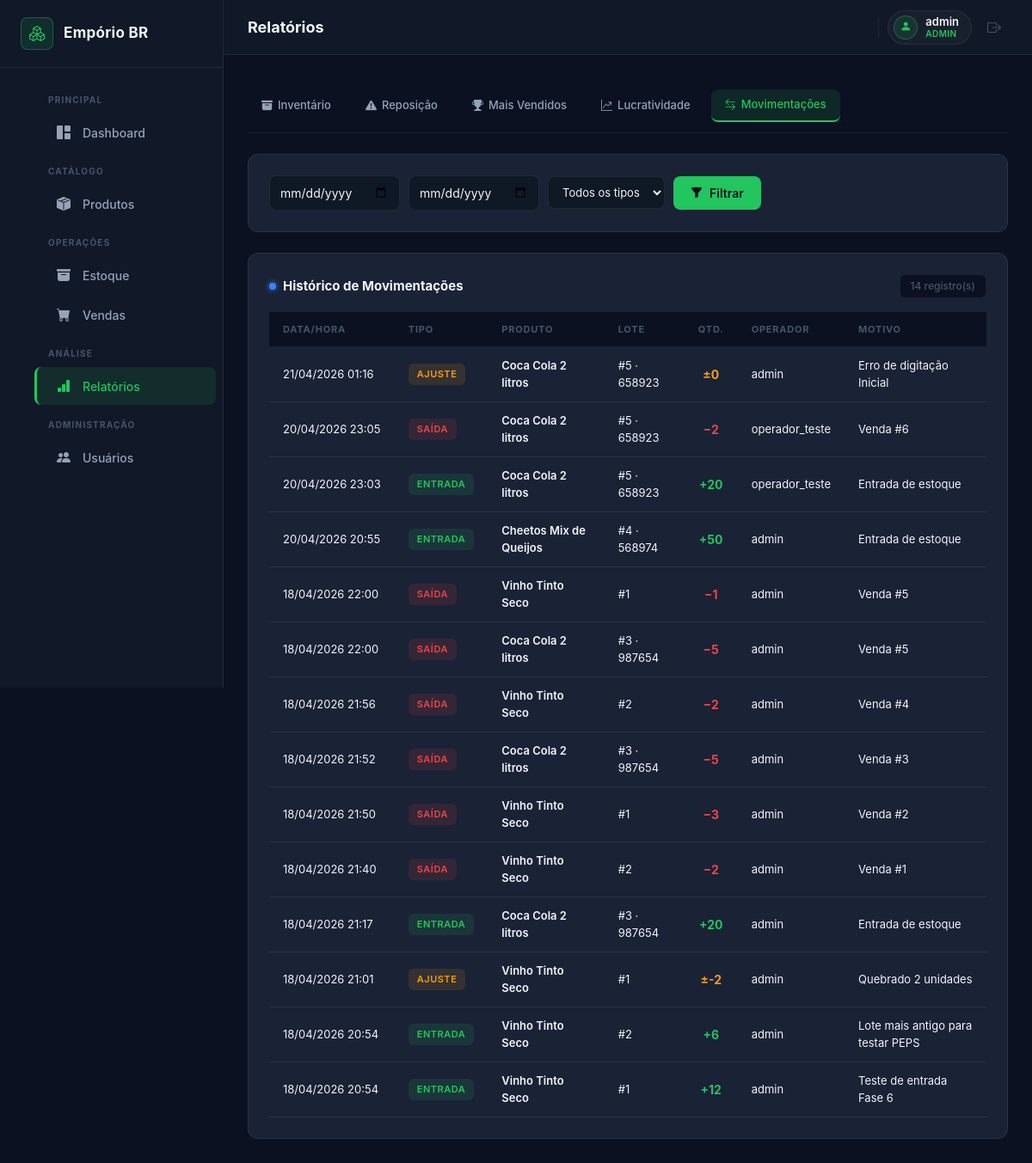
Screenshot of /relatorios/movimentacoes (signed in) with the database file from the repository.
### app/models/models.py (models this page shows, shortened)
class Usuario(UserMixin, db.Model):
    __tablename__ = 'usuarios'
    id = db.Column(db.Integer, primary_key=True)
    nome = db.Column(db.String(100), nullable=False)
    senha_hash = db.Column(db.String(255), nullable=False)
    perfil = db.Column(db.String(20), nullable=False, default='operador')  # 'admin' ou 'operador'
    ativo = db.Column(db.Boolean, default=True)
    movimentacoes = db.relationship('Movimentacao', backref='usuario', lazy='dynamic')
    vendas = db.relationship('Venda', backref='usuario', lazy='dynamic')
    @property
    def is_admin(self):
        return self.perfil == 'admin'

class Movimentacao(db.Model):
    __tablename__ = 'movimentacoes'
    id = db.Column(db.Integer, primary_key=True)
    produto_id = db.Column(db.Integer, db.ForeignKey('produtos.id'), nullable=False)
    lote_id = db.Column(db.Integer, db.ForeignKey('lotes.id'))
    tipo = db.Column(db.String(20), nullable=False)  # 'entrada', 'saida', 'ajuste'
    quantidade = db.Column(db.Integer, nullable=False)
    data = db.Column(db.DateTime, default=lambda: datetime.now(timezone.utc))
    usuario_id = db.Column(db.Integer, db.ForeignKey('usuarios.id'), nullable=False)
    motivo = db.Column(db.String(200))

class Produto(db.Model):
    __tablename__ = 'produtos'
    id = db.Column(db.Integer, primary_key=True)
    nome = db.Column(db.String(150), nullable=False)
    categoria_id = db.Column(db.Integer, db.ForeignKey('categorias.id'), nullable=False)
    fabricante = db.Column(db.String(100))
    volume = db.Column(db.String(30))
    peso = db.Column(db.String(30))
    codigo_barras = db.Column(db.String(50), unique=True)
    margem_lucro = db.Column(db.Float, nullable=False, default=30.0)
    preco_custo = db.Column(db.Float, nullable=False, default=0.0)
    preco_venda = db.Column(db.Float, nullable=False, default=0.0)
    estoque_minimo = db.Column(db.Integer, nullable=False, default=5)
    estoque_maximo = db.Column(db.Integer, nullable=False, default=100)
    ativo = db.Column(db.Boolean, default=True)
    lotes = db.relationship('Lote', backref='produto', lazy='dynamic')
    movimentacoes = db.relationship('Movimentacao', backref='produto', lazy='dynamic')

class Lote(db.Model):
    __tablename__ = 'lotes'
    id = db.Column(db.Integer, primary_key=True)
    produto_id = db.Column(db.Integer, db.ForeignKey('produtos.id'), nullable=False)
    numero_lote = db.Column(db.String(60))
    quantidade = db.Column(db.Integer, nullable=False, default=0)
    data_validade = db.Column(db.Date)
    data_entrada = db.Column(db.DateTime, default=lambda: datetime.now(timezone.utc))
    itens_venda = db.relationship('ItemVenda', backref='lote', lazy='dynamic')
    movimentacoes = db.relationship('Movimentacao', backref='lote', lazy='dynamic')

### app/routes/relatorios.py (the view)
@relatorios_bp.route('/relatorios/movimentacoes')
@login_required
@requer_admin
def relatorio_movimentacoes():
    pagina = request.args.get('pagina', 1, type=int)
    data_ini = request.args.get('data_ini', '')
    data_fim = request.args.get('data_fim', '')
    tipo = request.args.get('tipo', '')
    query = Movimentacao.query.order_by(Movimentacao.data.desc())
    if data_ini:
        try:
            query = query.filter(Movimentacao.data >=
                                 datetime.fromisoformat(data_ini))
        except ValueError:
            pass
    if data_fim:
        try:
            query = query.filter(
                Movimentacao.data <= datetime.fromisoformat(data_fim + 'T23:59:59'))
        except ValueError:
            pass
    if tipo in ('entrada', 'saida', 'ajuste'):
        query = query.filter_by(tipo=tipo)
    paginacao = query.paginate(
        page=pagina, per_page=POR_PAGINA, error_out=False)
    return render_template(
        'relatorios/movimentacoes.html',
        paginacao=paginacao,
        data_ini=data_ini,
        data_fim=data_fim,
        tipo=tipo,
    )

### app/models/models.py (called while the page is built)
@login_manager.user_loader
def load_user(user_id):
    return Usuario.query.get(int(user_id))

### app/routes/relatorios.py (called while the page is built)
def requer_admin(f):
    @wraps(f)
    def decorated(*args, **kwargs):
        if not current_user.is_admin:
            abort(403)
        return f(*args, **kwargs)
    return decorated

### app/templates/relatorios/movimentacoes.html (shortened to what this page needs)
{% extends 'base.html' %}
{% block page_title %}Relatórios{% endblock %}
{% block content %}
{% include 'relatorios/_tabs.html' %}
<div class="card-dark mb-4">
  <form method="GET" class="filter-row">
    <div class="filter-input" style="min-width:unset; flex:unset">
      <input type="date" name="data_ini" class="filter-control" style="padding-left:12px"
             value="{{ data_ini }}">
    </div>
    <div class="filter-input" style="min-width:unset; flex:unset">
      <input type="date" name="data_fim" class="filter-control" style="padding-left:12px"
             value="{{ data_fim }}">
    </div>
    <select name="tipo" class="filter-select">
      <option value="">Todos os tipos</option>
    </select>
    <button type="submit" class="btn-accent">
      <i class="bi bi-funnel-fill"></i> Filtrar
    </button>
  </form>
</div>
<div class="card-dark">
  <div class="section-header mb-3">
    <div class="section-title-group">
      <span class="section-dot dot-blue"></span>
      <h5 class="section-title">Histórico de Movimentações</h5>
    </div>
    <span class="badge-gray">{{ paginacao.total }} registro(s)</span>
  </div>
  <div class="table-scroll">
    <table class="table-dark-custom">
      <thead>
        <tr>
          <th>Data/Hora</th>
          <th>Tipo</th>
          <th>Produto</th>
          <th>Lote</th>
          <th class="text-center">Qtd.</th>
          <th>Operador</th>
          <th>Motivo</th>
        </tr>
      </thead>
      <tbody>
        {% for m in paginacao.items %}
        <tr>
          <td class="text-muted-col nowrap">
            {{ m.data.strftime('%d/%m/%Y %H:%M') }}
          </td>
          <td>
            <span class="status-badge tipo-{{ m.tipo }}">
              {{ {'entrada': 'Entrada', 'saida': 'Saída', 'ajuste': 'Ajuste'}[m.tipo] }}
            </span>
          </td>
          <td>
            <span class="product-name">{{ m.produto.nome }}</span>
          </td>
          <td class="text-muted-col">
            {% if m.lote %}
              #{{ m.lote.id }}{% if m.lote.numero_lote %} · {{ m.lote.numero_lote }}{% endif %}
            {% else %}—{% endif %}
          </td>
          <td class="text-center">
            <strong class="{{ 'value-ok' if m.tipo == 'entrada' else ('value-danger' if m.tipo == 'saida' else 'value-warning') }}">
              {{ '+' if m.tipo == 'entrada' else ('−' if m.tipo == 'saida' else '±') }}{{ m.quantidade }}
            </strong>
          </td>
          <td class="text-muted-col">{{ m.usuario.nome }}</td>
          <td class="text-muted-col">{{ m.motivo or '—' }}</td>
        </tr>
        {% else %}
        <tr>
          <td colspan="7" class="text-center text-muted-col" style="padding: 24px">
            Nenhuma movimentação encontrada.
          </td>
        </tr>
        {% endfor %}
      </tbody>
    </table>
  </div>
</div>
{% endblock %}

### app/templates/base.html (shortened to what this page needs)
<!DOCTYPE html>
<html lang="pt-BR">
<head>
  <link href="https://cdn.jsdelivr.net/npm/bootstrap@5.3.3/dist/css/bootstrap.min.css" rel="stylesheet">
  <link href="https://cdn.jsdelivr.net/npm/bootstrap-icons@1.11.3/font/bootstrap-icons.min.css" rel="stylesheet">
  <link href="{{ url_for('static', filename='css/styles.css') }}" rel="stylesheet">
</head>
<body>
<div class="layout-wrapper">
  <aside class="sidebar" id="sidebar">
    <div class="sidebar-brand">
      <span class="brand-icon"><i class="bi bi-boxes"></i></span>
      <span class="brand-name">Empório BR</span>
    </div>
    <nav class="sidebar-nav">
      <ul>
        <li class="nav-label">Principal</li>
        <li>
          <a href="{{ url_for('main.dashboard') }}"
             class="{{ 'active' if request.endpoint == 'main.dashboard' }}">
            <i class="bi bi-grid-1x2-fill"></i>
            <span>Dashboard</span>
          </a>
        </li>
        <li class="nav-label">Catálogo</li>
        <li>
          <a href="{{ url_for('produtos.lista_produtos') }}"
             class="{{ 'active' if request.endpoint and request.endpoint.startswith('produtos.') }}">
            <i class="bi bi-box-seam-fill"></i>
            <span>Produtos</span>
          </a>
        </li>
        <li class="nav-label">Operações</li>
        <li>
          <a href="{{ url_for('estoque.visao_geral') }}"
             class="{{ 'active' if request.endpoint and request.endpoint.startswith('estoque.') }}">
            <i class="bi bi-archive-fill"></i>
            <span>Estoque</span>
          </a>
        </li>
        <li>
          <a href="{{ url_for('vendas.nova_venda') }}"
             class="{{ 'active' if request.endpoint and request.endpoint.startswith('vendas.') }}">
            <i class="bi bi-cart-fill"></i>
            <span>Vendas</span>
          </a>
        </li>
        <li class="nav-label">Análise</li>
        <li>
          <a href="{{ url_for('relatorios.relatorio_estoque') }}"
             class="{{ 'active' if request.endpoint and request.endpoint.startswith('relatorios.') }}">
            <i class="bi bi-bar-chart-fill"></i>
            <span>Relatórios</span>
          </a>
        </li>
        {% if current_user.is_admin %}
        <li class="nav-label">Administração</li>
        <li>
          <a href="{{ url_for('usuarios.lista_usuarios') }}"
             class="{{ 'active' if request.endpoint and request.endpoint.startswith('usuarios.') }}">
            <i class="bi bi-people-fill"></i>
            <span>Usuários</span>
          </a>
        </li>
        {% endif %}
      </ul>
    </nav>
  </aside>
  <div class="main-content">
    <header class="topbar">
      <h1 class="page-title">{% block page_title %}{% endblock %}</h1>
      <div class="topbar-right">
        <div class="topbar-user">
          <div class="topbar-avatar"><i class="bi bi-person-fill"></i></div>
          <div class="topbar-user-info">
            <span class="topbar-user-name">{{ current_user.nome }}</span>
            <span class="topbar-user-role" style="{{ '' if current_user.is_admin else 'color:var(--info);' }}">
              {{ 'Admin' if current_user.is_admin else 'Operador' }}
            </span>
          </div>
        </div>
        <a href="{{ url_for('auth.logout') }}" class="btn-logout" title="Sair">
          <i class="bi bi-box-arrow-right"></i>
        </a>
      </div>
    </header>
    <div class="flash-container">
    </div>
    <main class="page-body">
      {% block content %}{% endblock %}
    </main>
  </div>
</div>
</body>
</html>

### rows the page displays
Usuario: nome "admin", perfil "ADMIN"
Movimentacao: data "21/04/2026 01:16", tipo "AJUSTE", produto.nome "Coca Cola 2 litros", lote.id "5", lote.numero_lote "658923", tipo "±", quantidade "0", usuario.nome "admin", motivo "Erro de digitação Inicial"
Movimentacao: data "20/04/2026 23:05", tipo "SAÍDA", produto.nome "Coca Cola 2 litros", lote.id "5", lote.numero_lote "658923", tipo "−", quantidade "2", usuario.nome "operador_teste", motivo "Venda #6"
Movimentacao: data "20/04/2026 23:03", tipo "ENTRADA", produto.nome "Coca Cola 2 litros", lote.id "5", lote.numero_lote "658923", tipo "+", quantidade "20", usuario.nome "operador_teste", motivo "Entrada de estoque"
Movimentacao: data "20/04/2026 20:55", tipo "ENTRADA", produto.nome "Cheetos Mix de Queijos", lote.id "4", lote.numero_lote "568974", tipo "+", quantidade "50", usuario.nome "admin", motivo "Entrada de estoque"
Movimentacao: data "18/04/2026 22:00", tipo "SAÍDA", produto.nome "Vinho Tinto Seco", lote.id "1", tipo "−", quantidade "1", usuario.nome "admin", motivo "Venda #5"
Movimentacao: data "18/04/2026 22:00", tipo "SAÍDA", produto.nome "Coca Cola 2 litros", lote.id "3", lote.numero_lote "987654", tipo "−", quantidade "5", usuario.nome "admin", motivo "Venda #5"
Movimentacao: data "18/04/2026 21:56", tipo "SAÍDA", produto.nome "Vinho Tinto Seco", lote.id "2", tipo "−", quantidade "2", usuario.nome "admin", motivo "Venda #4"
Movimentacao: data "18/04/2026 21:52", tipo "SAÍDA", produto.nome "Coca Cola 2 litros", lote.id "3", lote.numero_lote "987654", tipo "−", quantidade "5", usuario.nome "admin", motivo "Venda #3"
Movimentacao: data "18/04/2026 21:50", tipo "SAÍDA", produto.nome "Vinho Tinto Seco", lote.id "1", tipo "−", quantidade "3", usuario.nome "admin", motivo "Venda #2"
Movimentacao: data "18/04/2026 21:40", tipo "SAÍDA", produto.nome "Vinho Tinto Seco", lote.id "2", tipo "−", quantidade "2", usuario.nome "admin", motivo "Venda #1"
Movimentacao: data "18/04/2026 21:17", tipo "ENTRADA", produto.nome "Coca Cola 2 litros", lote.id "3", lote.numero_lote "987654", tipo "+", quantidade "20", usuario.nome "admin", motivo "Entrada de estoque"
Movimentacao: data "18/04/2026 21:01", tipo "AJUSTE", produto.nome "Vinho Tinto Seco", lote.id "1", tipo "±", quantidade "-2", usuario.nome "admin", motivo "Quebrado 2 unidades"
Movimentacao: data "18/04/2026 20:54", tipo "ENTRADA", produto.nome "Vinho Tinto Seco", lote.id "2", tipo "+", quantidade "6", usuario.nome "admin", motivo "Lote mais antigo para testar PEPS"
Movimentacao: data "18/04/2026 20:54", tipo "ENTRADA", produto.nome "Vinho Tinto Seco", lote.id "1", tipo "+", quantidade "12", usuario.nome "admin", motivo "Teste de entrada Fase 6"

### other values shown
{{ paginacao.total }} "14"
